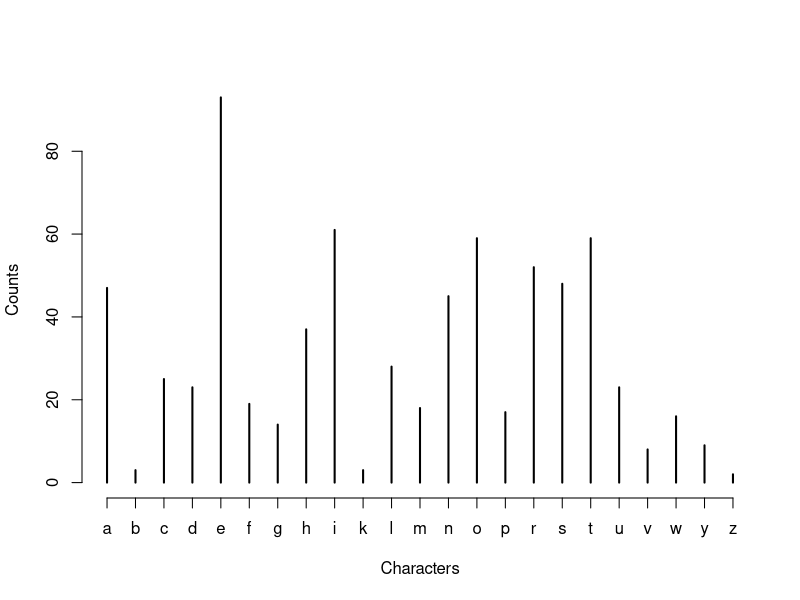

This chart was generated by the following R code:
## Christopher Daigle
## Wk3D2 Exercise

# Exercise 1
my.str <-"Reverend Meza, Reverend Reck, I'm grateful for your generous invitation to speak my views. 

While the so-called religious issue is necessarily and properly the chief topic here tonight, I want to emphasize from the outset that we have far more critical issues to face in the 1960 election; the spread of Communist influence, until it now festers 90 miles off the coast of Florida--the humiliating treatment of our President and Vice President by those who no longer respect our power--the hungry children I saw in West Virginia, the old people who cannot pay their doctor bills, the families forced to give up their farms--an America with too many slums, with too few schools, and too late to the moon and outer space. 

These are the real issues which should decide this campaign. And they are not religious issues--for war and hunger and ignorance and despair know no religious barriers."

nchar(my.str)
my.list <- strsplit(my.str, split="")

is.list(my.list)

my.chars <- unlist(my.list)
my.chars_lower <- tolower(my.chars)
my.chars <- my.chars_lower[which(my.chars_lower %in% letters)]

my.chartab <- table(my.chars)
my.chartab
plot(my.chartab, xlab = "Characters", ylab = "Counts")

## Exercise 2
presidents <- c("Bill Clinton", "George Bush", "Ronald Reagan", "Jimmy Carter", "Gerald Ford")

president.list <- strsplit(presidents, split = " ")
president.list
president.vec <- unlist(president.list)
president.vec
president.1st <- president.vec[c(TRUE, FALSE)]
president.1st

## Exercise 3
bill <- "Bill CLinton"
others.first <- c("George", "Ronald", "Jimmy", "Gerald")
others.second <- c("Bush", "Reagan", "Carter", "Ford")

others <- paste(others.first, others.second)
others

substr(others, 1, 1)
substr(others, nchar(others)-5, nchar(others))
president <- c(bill, others)
president

substr(president, 1, 3) <- "abc"
president